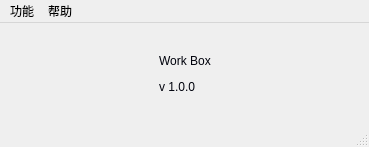
<?xml version="1.0" encoding="UTF-8"?>
<ui version="4.0">
 <class>MainWindow</class>
 <widget class="QMainWindow" name="MainWindow">
  <property name="geometry">
   <rect>
    <x>0</x>
    <y>0</y>
    <width>369</width>
    <height>147</height>
   </rect>
  </property>
  <property name="windowTitle">
   <string>Work Box</string>
  </property>
  <widget class="QWidget" name="centralWidget">
   <layout class="QVBoxLayout" name="verticalLayout_2">
    <item>
     <layout class="QHBoxLayout" name="horizontalLayout">
      <item>
       <spacer name="horizontalSpacer">
        <property name="orientation">
         <enum>Qt::Horizontal</enum>
        </property>
        <property name="sizeHint" stdset="0">
         <size>
          <width>40</width>
          <height>20</height>
         </size>
        </property>
       </spacer>
      </item>
      <item>
       <layout class="QVBoxLayout" name="verticalLayout">
        <item>
         <spacer name="verticalSpacer">
          <property name="orientation">
           <enum>Qt::Vertical</enum>
          </property>
          <property name="sizeHint" stdset="0">
           <size>
            <width>20</width>
            <height>40</height>
           </size>
          </property>
         </spacer>
        </item>
        <item>
         <widget class="QLabel" name="label">
          <property name="styleSheet">
           <string notr="true">color: rgb(0, 2, 12);</string>
          </property>
          <property name="text">
           <string>&lt;html&gt;&lt;head/&gt;&lt;body&gt;&lt;p&gt;Work Box&lt;/p&gt;&lt;p&gt;v 1.0.0&lt;/p&gt;&lt;/body&gt;&lt;/html&gt;</string>
          </property>
         </widget>
        </item>
        <item>
         <spacer name="verticalSpacer_2">
          <property name="orientation">
           <enum>Qt::Vertical</enum>
          </property>
          <property name="sizeHint" stdset="0">
           <size>
            <width>20</width>
            <height>40</height>
           </size>
          </property>
         </spacer>
        </item>
       </layout>
      </item>
      <item>
       <spacer name="horizontalSpacer_2">
        <property name="orientation">
         <enum>Qt::Horizontal</enum>
        </property>
        <property name="sizeHint" stdset="0">
         <size>
          <width>40</width>
          <height>20</height>
         </size>
        </property>
       </spacer>
      </item>
     </layout>
    </item>
   </layout>
  </widget>
  <widget class="QStatusBar" name="statusBar"/>
  <widget class="QMenuBar" name="menuBar">
   <property name="geometry">
    <rect>
     <x>0</x>
     <y>0</y>
     <width>369</width>
     <height>26</height>
    </rect>
   </property>
   <widget class="QMenu" name="menufunction">
    <property name="title">
     <string>功能</string>
    </property>
    <addaction name="action_gbParse"/>
    <addaction name="actionother"/>
   </widget>
   <widget class="QMenu" name="menuhelp">
    <property name="title">
     <string>帮助</string>
    </property>
    <addaction name="actionversion"/>
   </widget>
   <addaction name="menufunction"/>
   <addaction name="menuhelp"/>
  </widget>
  <action name="actionversion">
   <property name="text">
    <string>版本</string>
   </property>
  </action>
  <action name="action_gbParse">
   <property name="text">
    <string>国标报文解析</string>
   </property>
  </action>
  <action name="actionother">
   <property name="text">
    <string>其他</string>
   </property>
  </action>
 </widget>
 <layoutdefault spacing="6" margin="11"/>
 <resources/>
 <connections/>
</ui>
